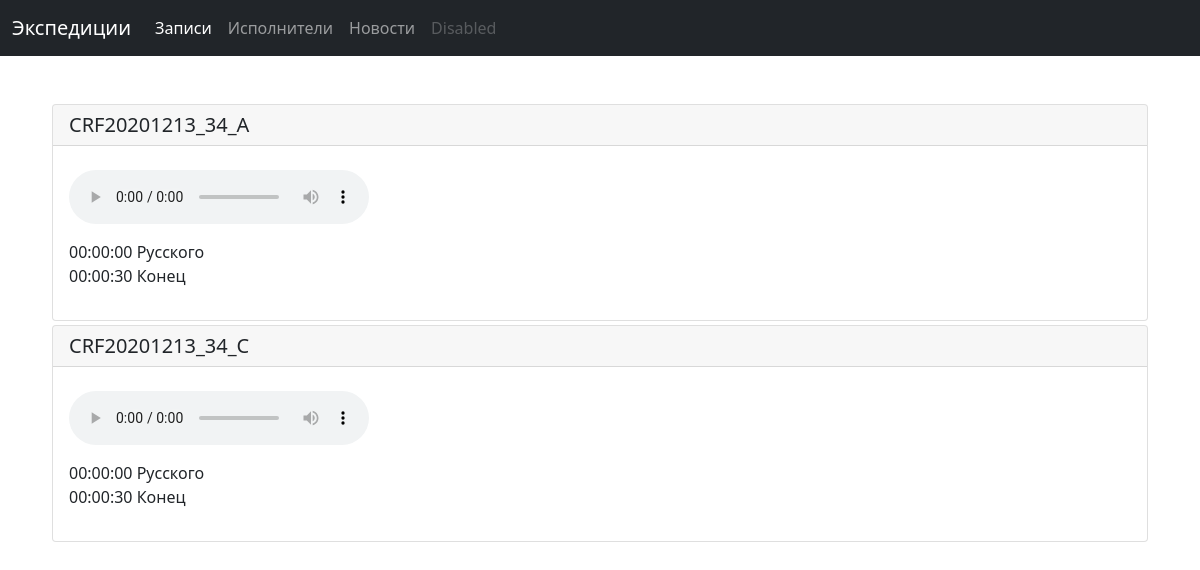
The page /digital/ on the database as committed earlier.
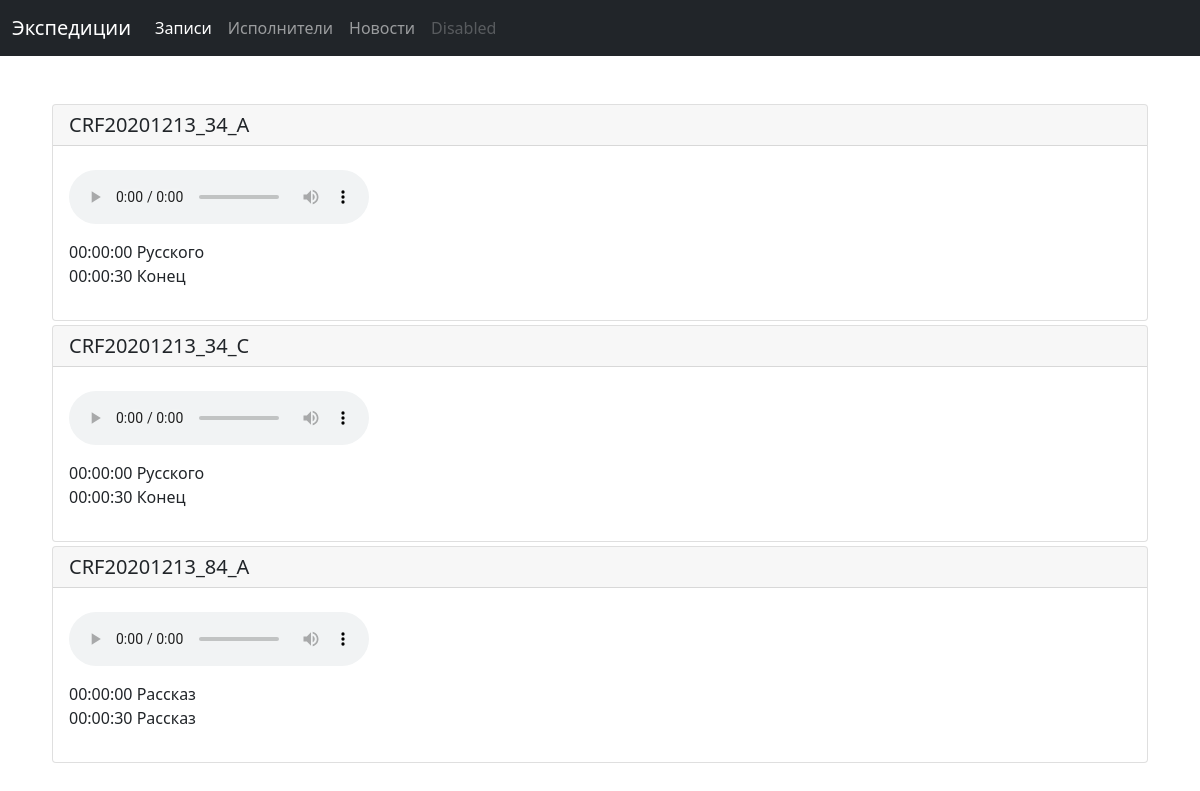
The same page on the database as committed later.
### folklore_base/apps/base/models.py (models this page shows, shortened)
class DigitalMedia(models.Model):
    id_auto = models.AutoField(primary_key=True)
    seans = models.ForeignKey(SeansOfRecord,
                              on_delete=models.DO_NOTHING)
    place_hdd_drive = models.ForeignKey(HddMediaDrive,
                                        on_delete=models.DO_NOTHING,
                                        default=0,
                                        verbose_name='На каком HDD хранится')
    id_of_digitl_media = models.CharField(unique=True,
                                          default='CRF20201213_34_A',
                                          verbose_name='ID цифровой записи',
                                          max_length=45)
    fileupl = models.FileField(upload_to='audio/',
                               verbose_name='Аудиофайл')
    file_description = models.TextField(max_length=600,
                                        verbose_name='Описание и тайминг',
                                        default='00:00:00 Русского \n00:00:30 Конец')
    class Meta:
        verbose_name='Цифровой медиа файл'
        verbose_name_plural = 'Цифровые медиа файлы'

### folklore_base/apps/base/views.py (the view)
# urls.py: path('digital/', DigitalMediaListView.as_view(), name = 'home'),
class DigitalMediaListView(ListView):
    model = DigitalMedia
    template_name = 'digitalmedia.html'

### folklore_base/apps/base/templates/digitalmedia.html (shortened to what this page needs)
{% extends 'base.html' %}
{% block content %}
{% for dm in object_list %}
<div class="card" style="margin: 4;">
  <h5 class="card-header">{{ dm.id_of_digitl_media }}</h5>
  <div class="card-body">
    <p class="card-text"><audio src="{{ dm.fileupl.url }}" controls></audio></p>
    <p class="card-text">{{ dm.file_description|linebreaks }}</p>
  </div>
</div>
{% endfor %}
{% endblock content %}

Rows that differ between the two databases and show on the page:
added DigitalMedia: id_of_digitl_media "CRF20201213_84_A", file_description "00:00:00 Рассказ 00:00:30 Рассказ"
